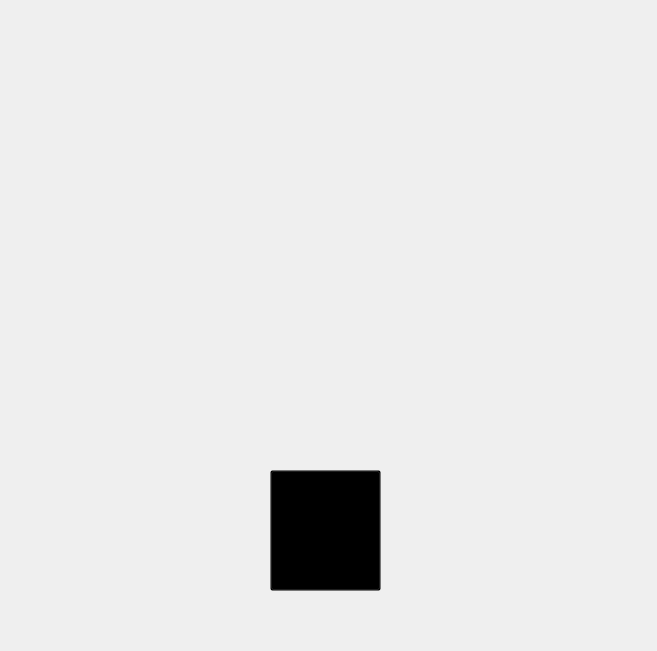
<?xml version="1.0" encoding="UTF-8"?>
<ui version="4.0">
 <class>MainWindow</class>
 <widget class="QMainWindow" name="MainWindow">
  <property name="geometry">
   <rect>
    <x>0</x>
    <y>0</y>
    <width>657</width>
    <height>651</height>
   </rect>
  </property>
  <property name="minimumSize">
   <size>
    <width>650</width>
    <height>650</height>
   </size>
  </property>
  <property name="windowTitle">
   <string>MainWindow</string>
  </property>
  <widget class="QWidget" name="centralwidget">
   <widget class="QLabel" name="label">
    <property name="geometry">
     <rect>
      <x>0</x>
      <y>0</y>
      <width>650</width>
      <height>650</height>
     </rect>
    </property>
    <property name="minimumSize">
     <size>
      <width>650</width>
      <height>650</height>
     </size>
    </property>
    <property name="text">
     <string/>
    </property>
    <property name="pixmap">
     <pixmap resource="../telasa.qrc">:/telas/5 bilhete.jpg</pixmap>
    </property>
   </widget>
   <widget class="QPushButton" name="voltarButton">
    <property name="geometry">
     <rect>
      <x>270</x>
      <y>470</y>
      <width>111</width>
      <height>121</height>
     </rect>
    </property>
    <property name="styleSheet">
     <string notr="true">background-color: rgba(0,0,0,0);</string>
    </property>
    <property name="text">
     <string/>
    </property>
   </widget>
  </widget>
 </widget>
 <resources>
  <include location="../telasa.qrc"/>
 </resources>
 <connections/>
</ui>
